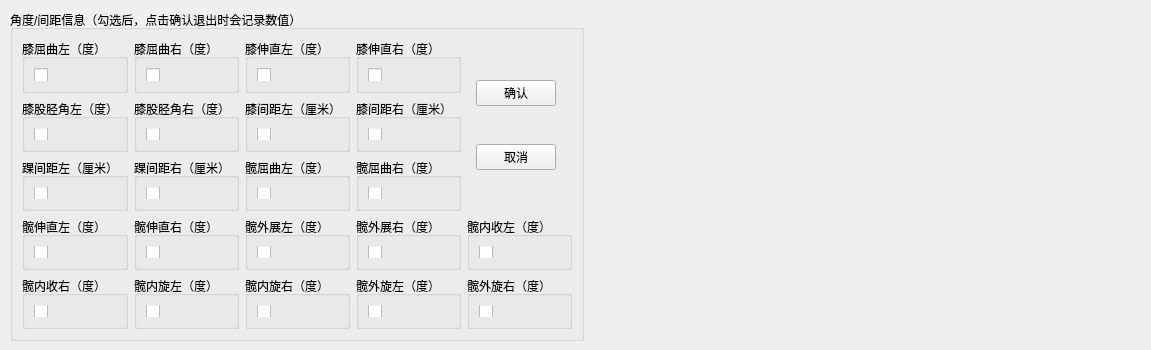
<?xml version="1.0" encoding="UTF-8"?>
<ui version="4.0">
 <class>seeangle</class>
 <widget class="QDialog" name="seeangle">
  <property name="geometry">
   <rect>
    <x>0</x>
    <y>0</y>
    <width>1151</width>
    <height>350</height>
   </rect>
  </property>
  <property name="windowTitle">
   <string>Dialog</string>
  </property>
  <widget class="QGroupBox" name="groupBox_23">
   <property name="geometry">
    <rect>
     <x>10</x>
     <y>10</y>
     <width>574</width>
     <height>331</height>
    </rect>
   </property>
   <property name="title">
    <string>角度/间距信息（勾选后，点击确认退出时会记录数值）</string>
   </property>
   <layout class="QGridLayout" name="gridLayout_26">
    <item row="0" column="3">
     <widget class="QGroupBox" name="groupBox_4">
      <property name="title">
       <string>膝伸直右（度）</string>
      </property>
      <layout class="QGridLayout" name="gridLayout_4">
       <item row="0" column="0">
        <widget class="QCheckBox" name="c3">
         <property name="text">
          <string/>
         </property>
        </widget>
       </item>
      </layout>
     </widget>
    </item>
    <item row="1" column="0">
     <widget class="QGroupBox" name="groupBox_5">
      <property name="title">
       <string>膝股胫角左（度）</string>
      </property>
      <layout class="QGridLayout" name="gridLayout_5">
       <item row="1" column="1">
        <widget class="QCheckBox" name="c4">
         <property name="text">
          <string/>
         </property>
        </widget>
       </item>
      </layout>
     </widget>
    </item>
    <item row="1" column="2">
     <widget class="QGroupBox" name="groupBox_6">
      <property name="title">
       <string>膝间距左（厘米）</string>
      </property>
      <layout class="QGridLayout" name="gridLayout_6">
       <item row="0" column="0">
        <widget class="QCheckBox" name="c6">
         <property name="text">
          <string/>
         </property>
        </widget>
       </item>
      </layout>
     </widget>
    </item>
    <item row="1" column="1">
     <widget class="QGroupBox" name="groupBox_8">
      <property name="title">
       <string>膝股胫角右（度）</string>
      </property>
      <layout class="QGridLayout" name="gridLayout_9">
       <item row="0" column="0">
        <widget class="QCheckBox" name="c5">
         <property name="text">
          <string/>
         </property>
        </widget>
       </item>
      </layout>
     </widget>
    </item>
    <item row="1" column="3">
     <widget class="QGroupBox" name="groupBox_7">
      <property name="title">
       <string>膝间距右（厘米）</string>
      </property>
      <layout class="QGridLayout" name="gridLayout_8">
       <item row="0" column="0">
        <widget class="QCheckBox" name="c7">
         <property name="text">
          <string/>
         </property>
        </widget>
       </item>
      </layout>
     </widget>
    </item>
    <item row="2" column="1">
     <widget class="QGroupBox" name="groupBox_12">
      <property name="title">
       <string>踝间距右（厘米）</string>
      </property>
      <layout class="QGridLayout" name="gridLayout_13">
       <item row="0" column="2">
        <widget class="QCheckBox" name="c9">
         <property name="text">
          <string/>
         </property>
        </widget>
       </item>
      </layout>
     </widget>
    </item>
    <item row="2" column="0">
     <widget class="QGroupBox" name="groupBox_9">
      <property name="title">
       <string>踝间距左（厘米）</string>
      </property>
      <layout class="QGridLayout" name="gridLayout_10">
       <item row="1" column="0">
        <widget class="QCheckBox" name="c8">
         <property name="text">
          <string/>
         </property>
        </widget>
       </item>
      </layout>
     </widget>
    </item>
    <item row="0" column="1">
     <widget class="QGroupBox" name="groupBox_2">
      <property name="title">
       <string>膝屈曲右（度）</string>
      </property>
      <layout class="QGridLayout" name="gridLayout_2">
       <item row="0" column="0">
        <widget class="QCheckBox" name="c1">
         <property name="text">
          <string/>
         </property>
        </widget>
       </item>
      </layout>
     </widget>
    </item>
    <item row="0" column="2">
     <widget class="QGroupBox" name="groupBox_3">
      <property name="title">
       <string>膝伸直左（度）</string>
      </property>
      <layout class="QGridLayout" name="gridLayout_3">
       <item row="0" column="0">
        <widget class="QCheckBox" name="c2">
         <property name="text">
          <string/>
         </property>
        </widget>
       </item>
      </layout>
     </widget>
    </item>
    <item row="0" column="0">
     <widget class="QGroupBox" name="groupBox">
      <property name="title">
       <string>膝屈曲左（度）</string>
      </property>
      <layout class="QGridLayout" name="gridLayout">
       <item row="0" column="0">
        <widget class="QCheckBox" name="c0">
         <property name="text">
          <string/>
         </property>
        </widget>
       </item>
      </layout>
     </widget>
    </item>
    <item row="2" column="2">
     <widget class="QGroupBox" name="groupBox_10">
      <property name="title">
       <string>髋屈曲左（度）</string>
      </property>
      <layout class="QGridLayout" name="gridLayout_11">
       <item row="0" column="0">
        <widget class="QCheckBox" name="c10">
         <property name="text">
          <string/>
         </property>
        </widget>
       </item>
      </layout>
     </widget>
    </item>
    <item row="3" column="0">
     <widget class="QGroupBox" name="groupBox_13">
      <property name="title">
       <string>髋伸直左（度）</string>
      </property>
      <layout class="QGridLayout" name="gridLayout_14">
       <item row="1" column="0">
        <widget class="QCheckBox" name="c12">
         <property name="text">
          <string/>
         </property>
        </widget>
       </item>
      </layout>
     </widget>
    </item>
    <item row="2" column="3">
     <widget class="QGroupBox" name="groupBox_11">
      <property name="title">
       <string>髋屈曲右（度）</string>
      </property>
      <layout class="QGridLayout" name="gridLayout_12">
       <item row="0" column="0">
        <widget class="QCheckBox" name="c11">
         <property name="text">
          <string/>
         </property>
        </widget>
       </item>
      </layout>
     </widget>
    </item>
    <item row="3" column="1">
     <widget class="QGroupBox" name="groupBox_16">
      <property name="title">
       <string>髋伸直右（度）</string>
      </property>
      <layout class="QGridLayout" name="gridLayout_17">
       <item row="0" column="0">
        <widget class="QCheckBox" name="c13">
         <property name="text">
          <string/>
         </property>
        </widget>
       </item>
      </layout>
     </widget>
    </item>
    <item row="3" column="2">
     <widget class="QGroupBox" name="groupBox_14">
      <property name="title">
       <string>髋外展左（度）</string>
      </property>
      <layout class="QGridLayout" name="gridLayout_15">
       <item row="0" column="0">
        <widget class="QCheckBox" name="c14">
         <property name="text">
          <string/>
         </property>
        </widget>
       </item>
      </layout>
     </widget>
    </item>
    <item row="4" column="0">
     <widget class="QGroupBox" name="groupBox_17">
      <property name="title">
       <string>髋内收右（度）</string>
      </property>
      <layout class="QGridLayout" name="gridLayout_18">
       <item row="1" column="1">
        <widget class="QCheckBox" name="c17">
         <property name="text">
          <string/>
         </property>
        </widget>
       </item>
      </layout>
     </widget>
    </item>
    <item row="4" column="1">
     <widget class="QGroupBox" name="groupBox_20">
      <property name="title">
       <string>髋内旋左（度）</string>
      </property>
      <layout class="QGridLayout" name="gridLayout_21">
       <item row="1" column="0">
        <widget class="QCheckBox" name="c18">
         <property name="text">
          <string/>
         </property>
        </widget>
       </item>
      </layout>
     </widget>
    </item>
    <item row="4" column="3">
     <widget class="QGroupBox" name="groupBox_19">
      <property name="title">
       <string>髋外旋左（度）</string>
      </property>
      <layout class="QGridLayout" name="gridLayout_20">
       <item row="0" column="0">
        <widget class="QCheckBox" name="c20">
         <property name="text">
          <string/>
         </property>
        </widget>
       </item>
      </layout>
     </widget>
    </item>
    <item row="4" column="4">
     <widget class="QGroupBox" name="groupBox_21">
      <property name="title">
       <string>髋外旋右（度）</string>
      </property>
      <layout class="QGridLayout" name="gridLayout_24">
       <item row="0" column="0">
        <widget class="QCheckBox" name="c21">
         <property name="text">
          <string/>
         </property>
        </widget>
       </item>
      </layout>
     </widget>
    </item>
    <item row="4" column="2">
     <widget class="QGroupBox" name="groupBox_18">
      <property name="title">
       <string>髋内旋右（度）</string>
      </property>
      <layout class="QGridLayout" name="gridLayout_19">
       <item row="0" column="0">
        <widget class="QCheckBox" name="c19">
         <property name="text">
          <string/>
         </property>
        </widget>
       </item>
      </layout>
     </widget>
    </item>
    <item row="3" column="4">
     <widget class="QGroupBox" name="groupBox_22">
      <property name="title">
       <string>髋内收左（度）</string>
      </property>
      <layout class="QGridLayout" name="gridLayout_25">
       <item row="0" column="0">
        <widget class="QCheckBox" name="c16">
         <property name="text">
          <string/>
         </property>
        </widget>
       </item>
      </layout>
     </widget>
    </item>
    <item row="3" column="3">
     <widget class="QGroupBox" name="groupBox_15">
      <property name="title">
       <string>髋外展右（度）</string>
      </property>
      <layout class="QGridLayout" name="gridLayout_16">
       <item row="0" column="0">
        <widget class="QCheckBox" name="c15">
         <property name="text">
          <string/>
         </property>
        </widget>
       </item>
      </layout>
     </widget>
    </item>
    <item row="0" column="4" rowspan="3">
     <widget class="QWidget" name="widget" native="true">
      <property name="sizePolicy">
       <sizepolicy hsizetype="Fixed" vsizetype="Minimum">
        <horstretch>0</horstretch>
        <verstretch>0</verstretch>
       </sizepolicy>
      </property>
      <property name="minimumSize">
       <size>
        <width>0</width>
        <height>131</height>
       </size>
      </property>
      <layout class="QVBoxLayout" name="verticalLayout">
       <item>
        <widget class="QPushButton" name="ok_button">
         <property name="enabled">
          <bool>true</bool>
         </property>
         <property name="text">
          <string>确认</string>
         </property>
         <property name="autoDefault">
          <bool>false</bool>
         </property>
        </widget>
       </item>
       <item>
        <widget class="QPushButton" name="cancel_button">
         <property name="text">
          <string>取消</string>
         </property>
         <property name="autoDefault">
          <bool>false</bool>
         </property>
        </widget>
       </item>
      </layout>
     </widget>
    </item>
   </layout>
  </widget>
  <widget class="QwtPlot" name="plot">
   <property name="geometry">
    <rect>
     <x>590</x>
     <y>10</y>
     <width>551</width>
     <height>321</height>
    </rect>
   </property>
  </widget>
 </widget>
 <customwidgets>
  <customwidget>
   <class>QwtPlot</class>
   <extends>QFrame</extends>
   <header>qwt_plot.h</header>
  </customwidget>
 </customwidgets>
 <resources/>
 <connections/>
</ui>
